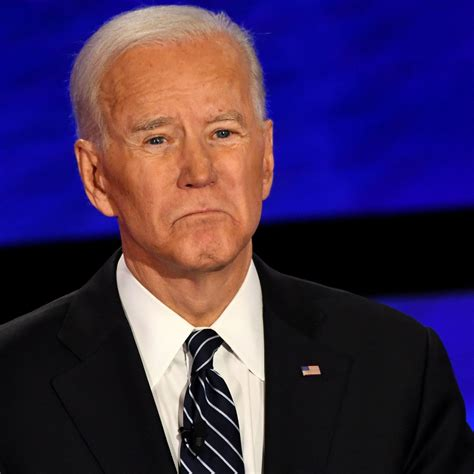
#> input picture aurora-main files/joe.jpg, 474 x 474 px
$ jupyter execute opencv_basics2.ipynb   (text cells are left out)
#> lines starting #> are read from the running program, lines starting #| are printed output that depends on the picture; pictures that were not available may be replaced by others from this repository, and a replacement may not be noted
[cell 1]
import cv2
import numpy as np
import matplotlib.pyplot as plt

[cell 2]
# reading an image

image = cv2.imread('joe.jpg')
#> image is the input picture: shape (474, 474, 3); mean B, G, R 83.3, 44.1, 61.9


plt.imshow(image)

[cell 3]
image = cv2.imread('joe.jpg',cv2.IMREAD_COLOR)
cv2.imshow("image",image)
cv2.waitKey(0)

[cell 4]
# height - 700, width - 1120, channels - 3 RGB/BGR
# if grayscale image, channel - 1
image.shape
#> Out = (474, 474, 3)

[cell 5]
# To change the image to RGB
RGB_img = cv2.cvtColor(image, cv2.COLOR_BGR2RGB)
plt.imshow(RGB_img)

[cell 6]
# To change the image to grayscale
gray = cv2.cvtColor(image, cv2.COLOR_BGR2GRAY)
plt.imshow(gray,cmap='gray')

[cell 7]
B, G, R = cv2.split(image)
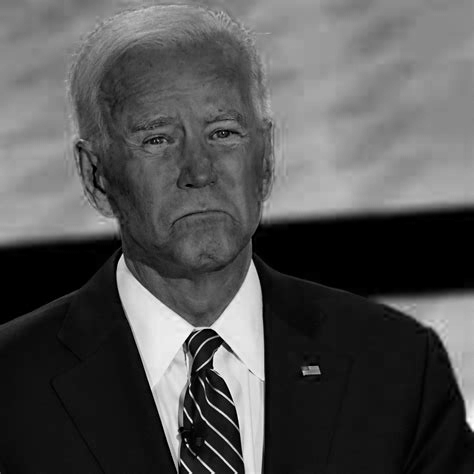
#> B: shape (474, 474); min 0, max 255, mean 83.3
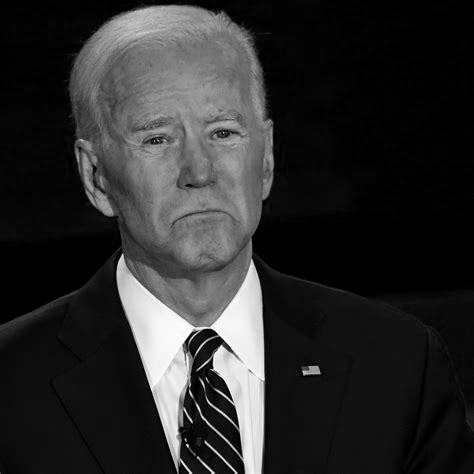
#> G: shape (474, 474); min 0, max 255, mean 44.1
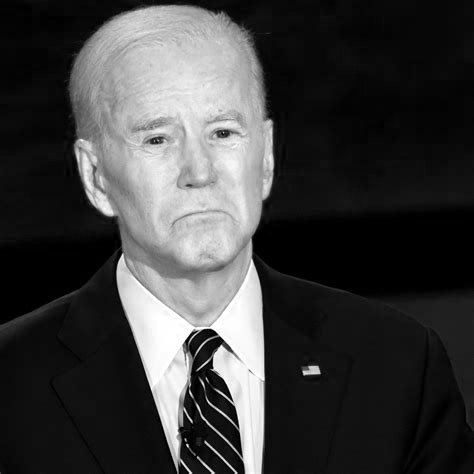
#> R: shape (474, 474); min 0, max 255, mean 61.9

[cell 8]
cv2.imshow("Blue",B)
cv2.waitKey(0)
cv2.destroyAllWindows()

[cell 9]
cv2.imshow("Green",G)
cv2.waitKey(0)
cv2.destroyAllWindows()

[cell 10]
cv2.imshow("Red",R)
cv2.waitKey(0)
cv2.destroyAllWindows()

[cell 11]
# Image Addition
added=cv2.add(B, G)
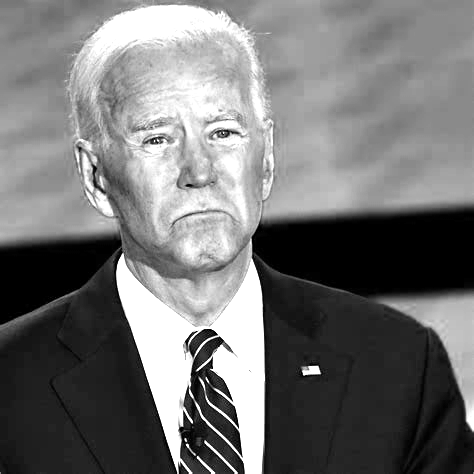
#> added: shape (474, 474); min 0, max 255, mean 115.8
cv2.imshow("Added",added)
cv2.waitKey(0)
cv2.destroyAllWindows()

[cell 12]
weighted=cv2.addWeighted(B, 0.5, G, 0.5, 0.2)
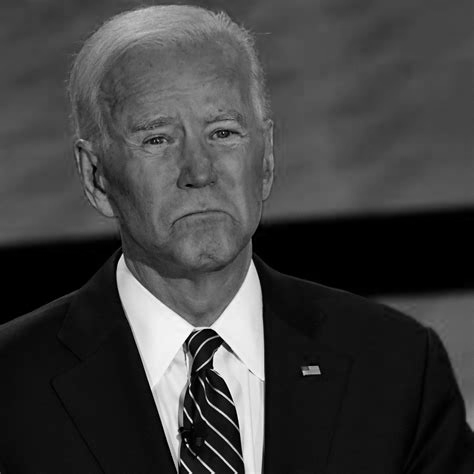
#> weighted: shape (474, 474); min 0, max 253, mean 63.9
cv2.imshow("Added",weighted)
cv2.waitKey(0)
cv2.destroyAllWindows()

[cell 13]
cap = cv2.VideoCapture('lane_vgt.mp4')
while(cap.isOpened()):
  # Capture each frame
    ret, frame = cap.read()
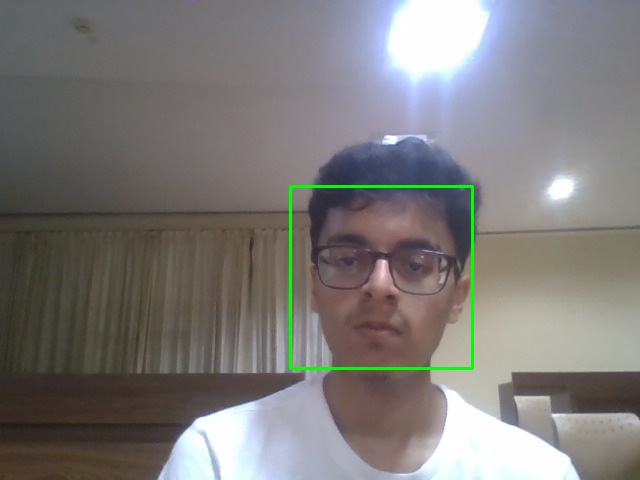
#> input picture aurora-main files/1.jpg, 640 x 480 px, given in place of lane_vgt.mp4, which was not available
#> frame is the input picture: shape (480, 640, 3); mean B, G, R 120.7, 122.4, 124.9
    if ret == True:
            cv2.imshow('Frame', frame)

            # Press Q on keyboard to exit
            if cv2.waitKey(1) & 0xFF == ord('q'):
#> (key q is pressed here)
                break

[cell 14]
copy=image
plt.imshow(cv2.rectangle(image,(384,0),(510,128),(0,255,0),3))

[cell 15]
plt.imshow(cv2.circle(image,(447,63), 63, (0,0,255), -1))

[cell 16]
# Adding text to Images
font = cv2.FONT_HERSHEY_SIMPLEX
plt.imshow(cv2.putText(image,'OpenCV',(10,500), font, 4,(255,255,255),2,cv2.LINE_AA))

[cell 17]
def draw_circle(event,x,y,flags,param):
    if event == cv2.EVENT_LBUTTONDBLCLK:
        cv2.circle(img,(x,y),100,(255,0,0),-1)
# Create a black image, a window and bind the function to window
img = np.zeros((512,512,3), np.uint8)
cv2.namedWindow('image')
cv2.setMouseCallback('image',draw_circle)
while(1):
    cv2.imshow('image',img)
    if cv2.waitKey(20) & 0xFF == ord('q'):
#> (key q is pressed here)
        break
cv2.destroyAllWindows()

[cell 18]
cv2.useOptimized()

[cell 19]
# ROI extraction
plt.imshow(image[280:340, 330:390])

[cell 20]
# Thresholding

ret,thresh1 = cv2.threshold(img,127,255,cv2.THRESH_BINARY)
ret,thresh2 = cv2.threshold(img,127,255,cv2.THRESH_BINARY_INV)
ret,thresh3 = cv2.threshold(img,127,255,cv2.THRESH_TRUNC)
ret,thresh4 = cv2.threshold(img,127,255,cv2.THRESH_TOZERO)
ret,thresh5 = cv2.threshold(img,127,255,cv2.THRESH_TOZERO_INV)
titles = ['Original Image','BINARY','BINARY_INV','TRUNC','TOZERO','TOZERO_INV']
images = [image, thresh1, thresh2, thresh3, thresh4, thresh5]
for i in range(6):
    plt.subplot(2,3,i+1),plt.imshow(images[i],'gray',vmin=0,vmax=255)
    plt.title(titles[i])
    plt.xticks([]),plt.yticks([])
plt.show()
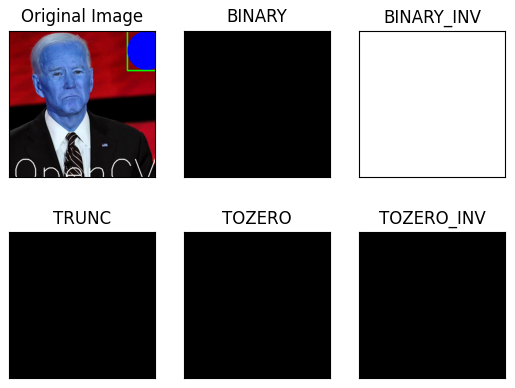
#> figure drawn by matplotlib, 6 panels; B, G, R data is drawn as R, G, B

[cell 21]
# Thresholding using TrackBar

cv2.namedWindow('change')

def nothing(x):
    pass

cv2.createTrackbar('low', 'change', 0, 255, nothing)
cv2.createTrackbar('high', 'change', 0, 255, nothing)

gray=cv2.cvtColor(image,cv2.COLOR_BGR2GRAY)
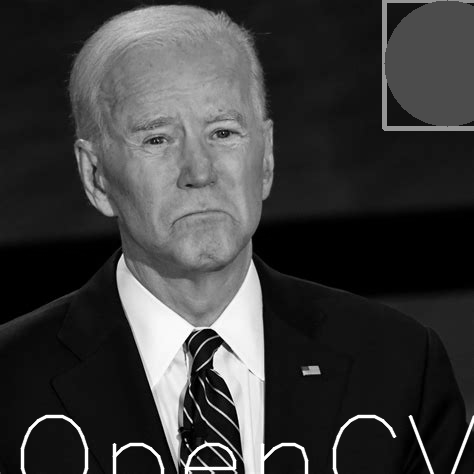
#> gray: shape (474, 474); min 0, max 255, mean 59.5


while(True):

    # get current positions of all Three trackbars
    l = cv2.getTrackbarPos('low', 'change')
    h = cv2.getTrackbarPos('high', 'change')

    ret,thresh = cv2.threshold(gray,l,h,cv2.THRESH_BINARY)
#> thresh: shape (474, 474); every value is 0
#> ret = 0

    # show image
    cv2.imshow('change', thresh)

    # for button pressing and changing
    if cv2.waitKey(1) & 0xFF == ord('q'):
#> (key q is pressed here)
        break

cv2.destroyAllWindows()

[cell 22]
plt.imshow(cv2.GaussianBlur(image,(5,5),0))
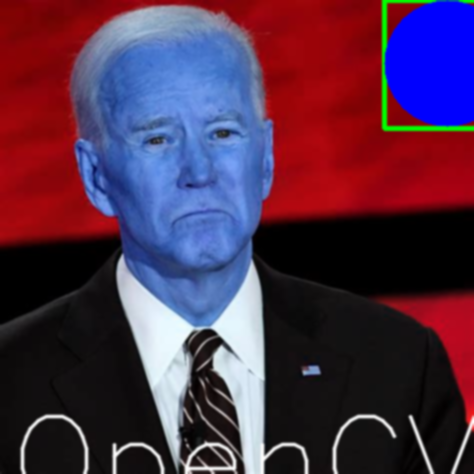
#> shown: shape (474, 474, 3); mean R, G, B 79.2, 47.9, 74.8

[cell 23]
edges = cv2.Canny(gray,100,200)
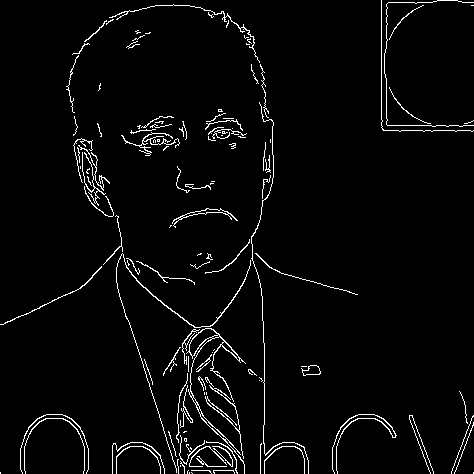
#> edges: shape (474, 474); 3.3% white in thin lines or dots
plt.imshow(edges,cmap='gray')
